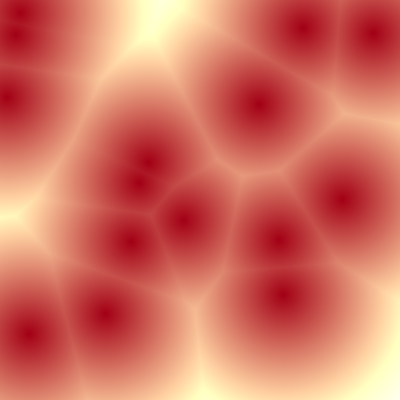
Frame 1 (no input)
Frame 60 (the mouse pressed at the canvas centre just before this capture): identical to frame 1, image omitted
Frame 120 (the mouse held since frame 60 and released just before this capture): identical to frame 1, image omitted

The Processing sketch that drew this single still picture (run headless with seeded random() and noise(); from frame 60 on, the mouse is pressed at the canvas centre):

// Processing sketch: worley
// ── worley.pde
Mover[] movers;
int POINTS_NO = 15;
int N = 0;
float z;

void setup()
{
  size(400, 400);
  movers = new Mover[POINTS_NO];
  for(int i = 0; i < POINTS_NO; i++)
  {
    movers[i] = new Mover();
  }
}

void draw()
{
  worley2d();
  //for(int i = 0; i < POINTS_NO; i++)
  //{
  //  movers[i].move();
  //}
}

// ── mover.pde
class Mover
{
  PVector location, velocity, acceleration;
  
  Mover()
  {
    location = new PVector(random(width), random(height), random(height));
    velocity = new PVector(random(-3,3), random(-3,3), random(-3,3));
    acceleration = new PVector(0,0,0);
  }
  
  void move()
  {
    checkEdge();
    //acceleration.add(new PVector(mouseX-location.x, mouseY-location.y, mouseY-location.z));
    //acceleration.normalize();
    //velocity.add(acceleration);
    location.x += velocity.x;
    location.y += velocity.y;
    location.z += velocity.z;
    //acceleration.x = acceleration.y = acceleration.z = 0;
    
  }
  
  void checkEdge()
  {
    if(location.x < 0 || location.x > width)
    {
      velocity.x *= -1;
    }
    if(location.y < 0 || location.y > height)
    {
      velocity.y *= -1;
    }
    if(location.z < 0 || location.z > height)
    {
      velocity.z *= -1;
    }
  }
    
}

// ── worley2d.pde
void worley2d()
{
  loadPixels();
  for(int y = 0; y < height; y++)
  {
     for(int x = 0; x < width; x++)
     {
       int index = y * width + x;
       float[] distances = new float[POINTS_NO];
       for(int i = 0; i < POINTS_NO; i++)
       {
         float d = dist(movers[i].location.x, movers[i].location.y, x, y);
         distances[i] = d;
       }
       
       distances = sort(distances);
       
       // flesh
       float r = map(distances[N], 0, width/4, 163,255);
       float g = map(distances[N], 0, width/4, 0, 208);
       float b = map(distances[N], 0, width/4, 21, 161);
       
       //float[] colorFar = new float[]{35, 25, 66};
       //float[] colorClose = new float[]{134, 124, 182};
       //float r = map(distances[N], 0, width/4, colorClose[0], colorFar[0]);
       //float g = map(distances[N], 0, width/4, colorClose[1], colorFar[1]);
       //float b = map(distances[N], 0, width/4, colorClose[2], colorFar[2]);
       
       pixels[index] = color(r,g,b);
     }
  }
  
  updatePixels();
}

// ── worley3d.pde
void worley3d()
{
  loadPixels();
  for(int y = 0; y < height; y++)
  {
     for(int x = 0; x < width; x++)
     {
       int index = y * width + x;
       float[] distances = new float[POINTS_NO];
       for(int i = 0; i < POINTS_NO; i++)
       {
         Mover m = movers[i];
         float d = dist(x, y, z, m.location.x, m.location.y, m.location.z);
         distances[i] = d;
       }
       
       distances = sort(distances);
       float[] colorFar = new float[]{35, 25, 66};
       float[] colorClose = new float[]{153, 141, 200};
       float r = map(distances[N], 0, width/4, colorClose[0], colorFar[0]);
       float g = map(distances[N], 0, width/4, colorClose[1], colorFar[1]);
       float b = map(distances[N], 0, width/4, colorClose[2], colorFar[2]);
       
       pixels[index] = color(r, g, b);
     }
  }
  
  updatePixels();
  
  z++;
  z %= height;
}
